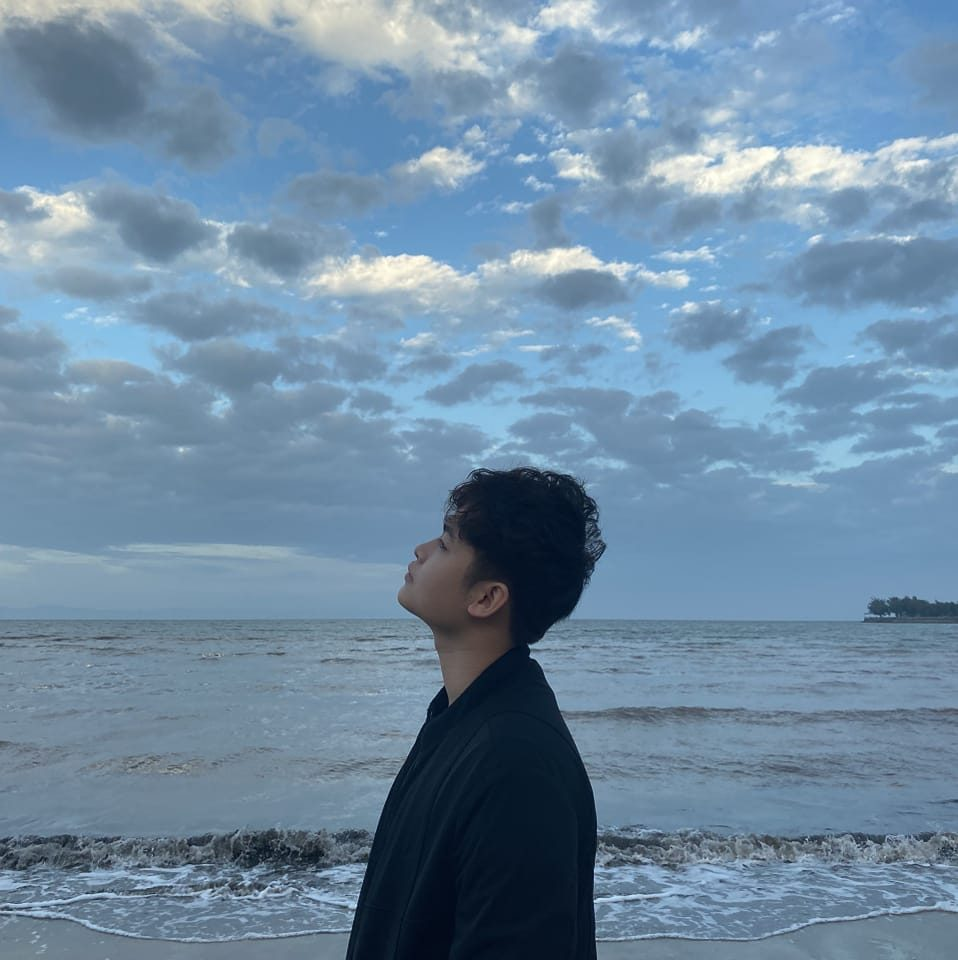
#> input picture tutorial8/avatar.jpg, 958 x 960 px, found by its file name
$ python ColorHistogram.py
#> lines starting #> are read from the running program, lines starting #| are printed output that depends on the picture
import cv2
import matplotlib.pyplot as plt

# Load the image
image = cv2.imread('tutorial8/avatar.jpg')
#> image is the input picture: shape (960, 958, 3); mean B, G, R 163.1, 139, 111.3

# Split the image into its RGB channels
r_channel, g_channel, b_channel = cv2.split(image)
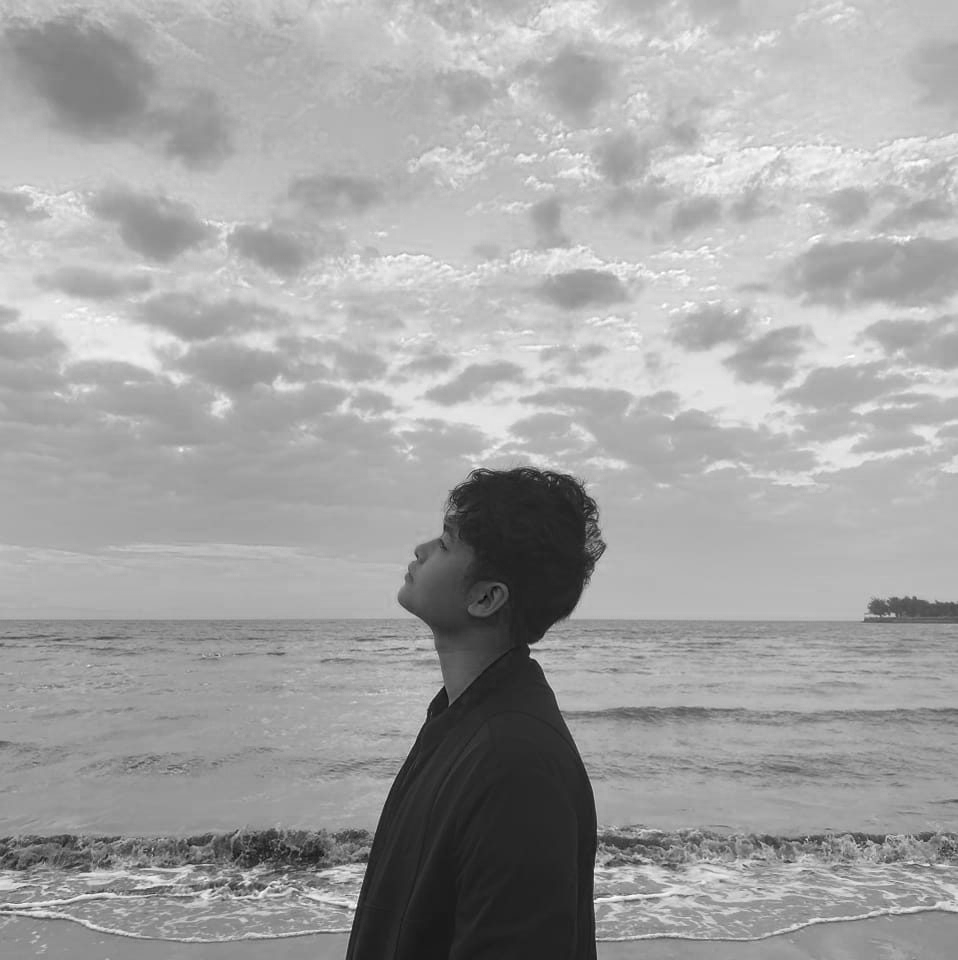
#> r_channel: shape (960, 958); min 6, max 255, mean 163.1
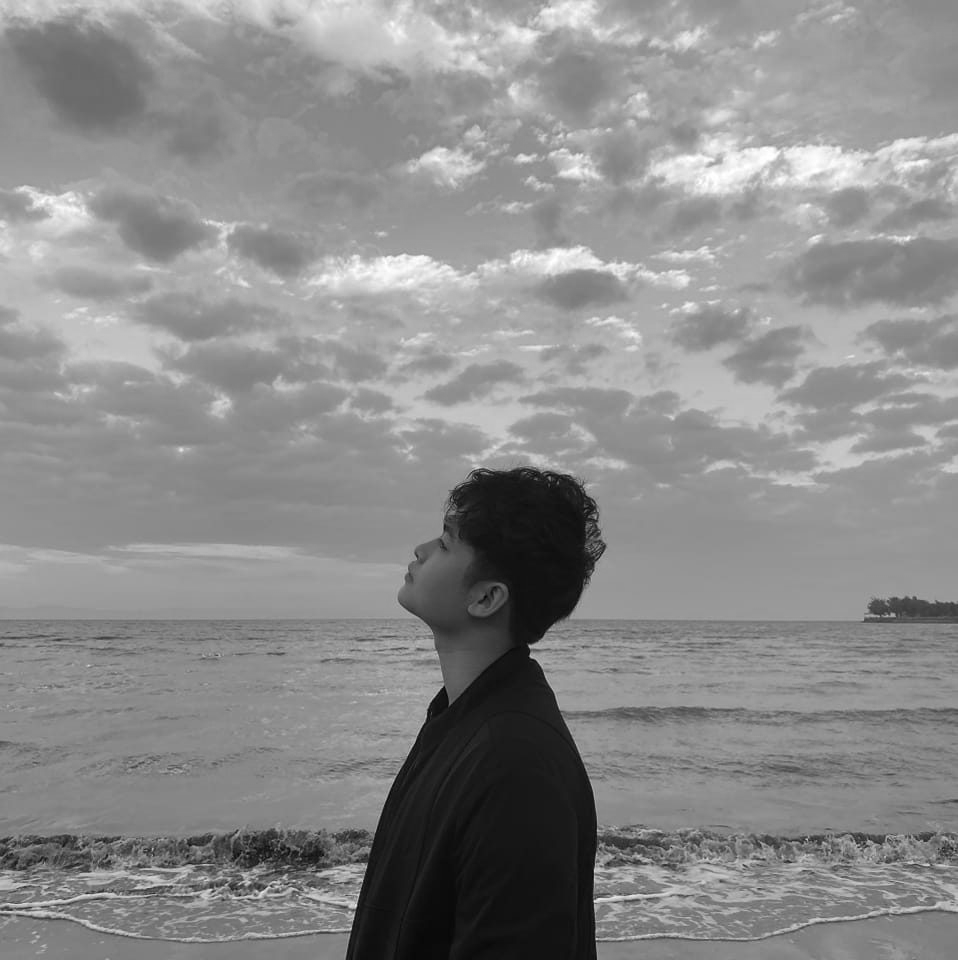
#> g_channel: shape (960, 958); min 1, max 255, mean 139
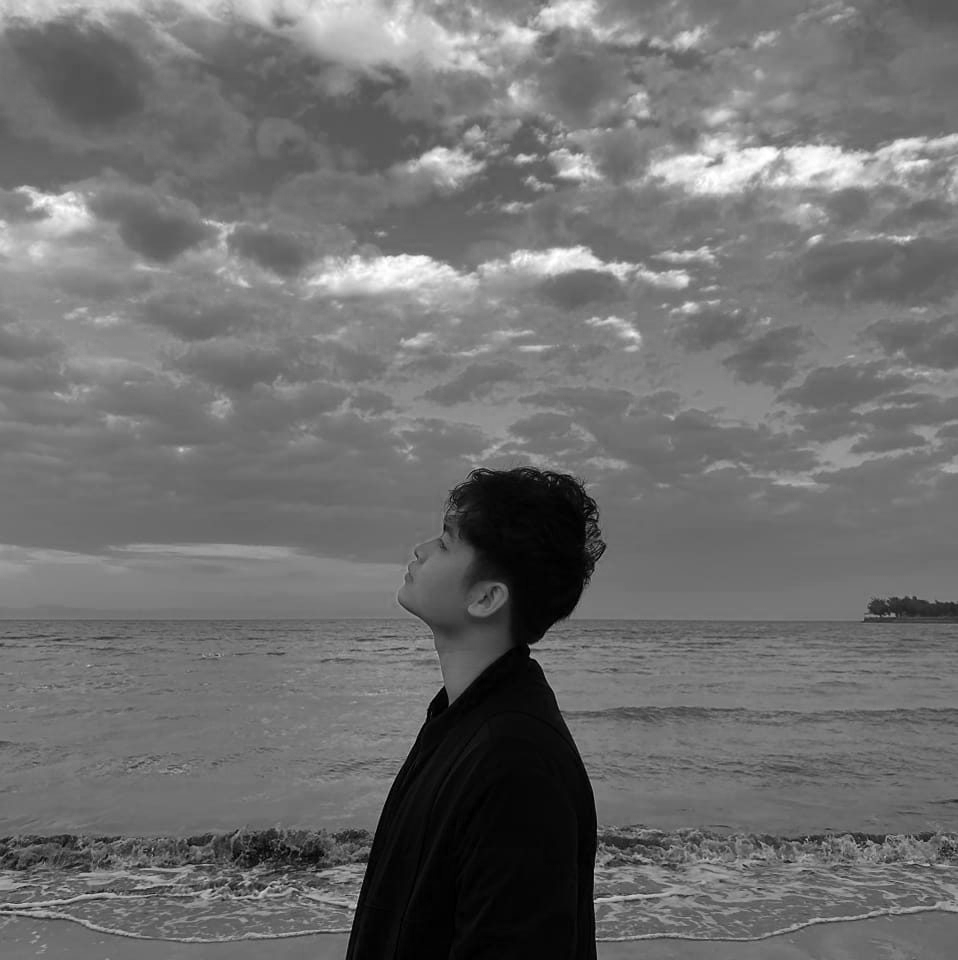
#> b_channel: shape (960, 958); min 0, max 255, mean 111.3

# Calculate histograms for each channel
r_hist = cv2.calcHist([r_channel], [0], None, [256], [0, 256])
#> r_hist = 256 values, max 16962 at index 178, min 0 at index 0, mean 3592.5
g_hist = cv2.calcHist([g_channel], [0], None, [256], [0, 256])
#> g_hist = 256 values, max 21921 at index 143, min 0 at index 0, mean 3592.5
b_hist = cv2.calcHist([b_channel], [0], None, [256], [0, 256])
#> b_hist = 256 values, max 30721 at index 112, min 79 at index 254, mean 3592.5

# Plot histograms
plt.figure(figsize=(12, 6))

plt.subplot(3, 1, 1)
plt.plot(r_hist, color='red')
plt.title('Red Channel Histogram')

plt.subplot(3, 1, 2)
plt.plot(g_hist, color='green')
plt.title('Green Channel Histogram')

plt.subplot(3, 1, 3)
plt.plot(b_hist, color='blue')
plt.title('Blue Channel Histogram')

plt.tight_layout()
plt.show()
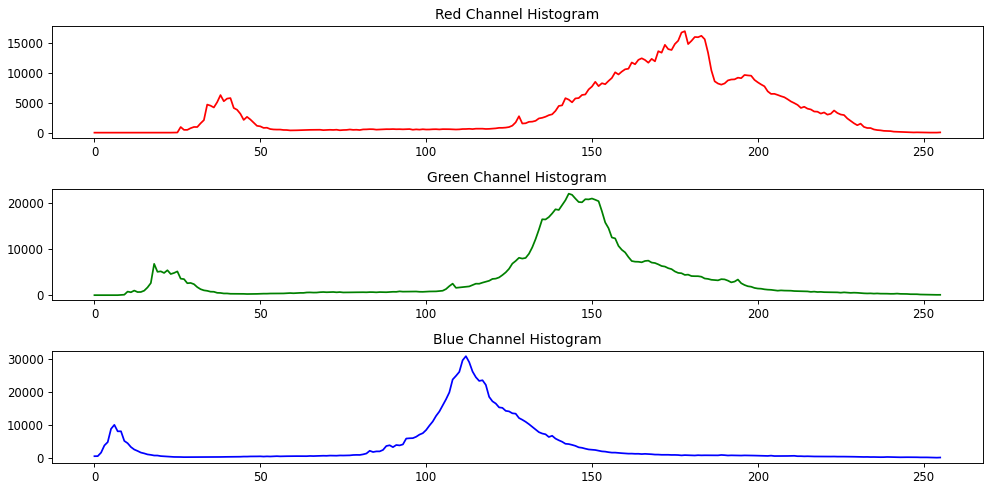
#> figure drawn by matplotlib, 3 panels; panel 1: curve peaks at x = 178, y = 16962; panel 2: curve peaks at x = 143, y = 21921; panel 3: curve peaks at x = 112, y = 30721
